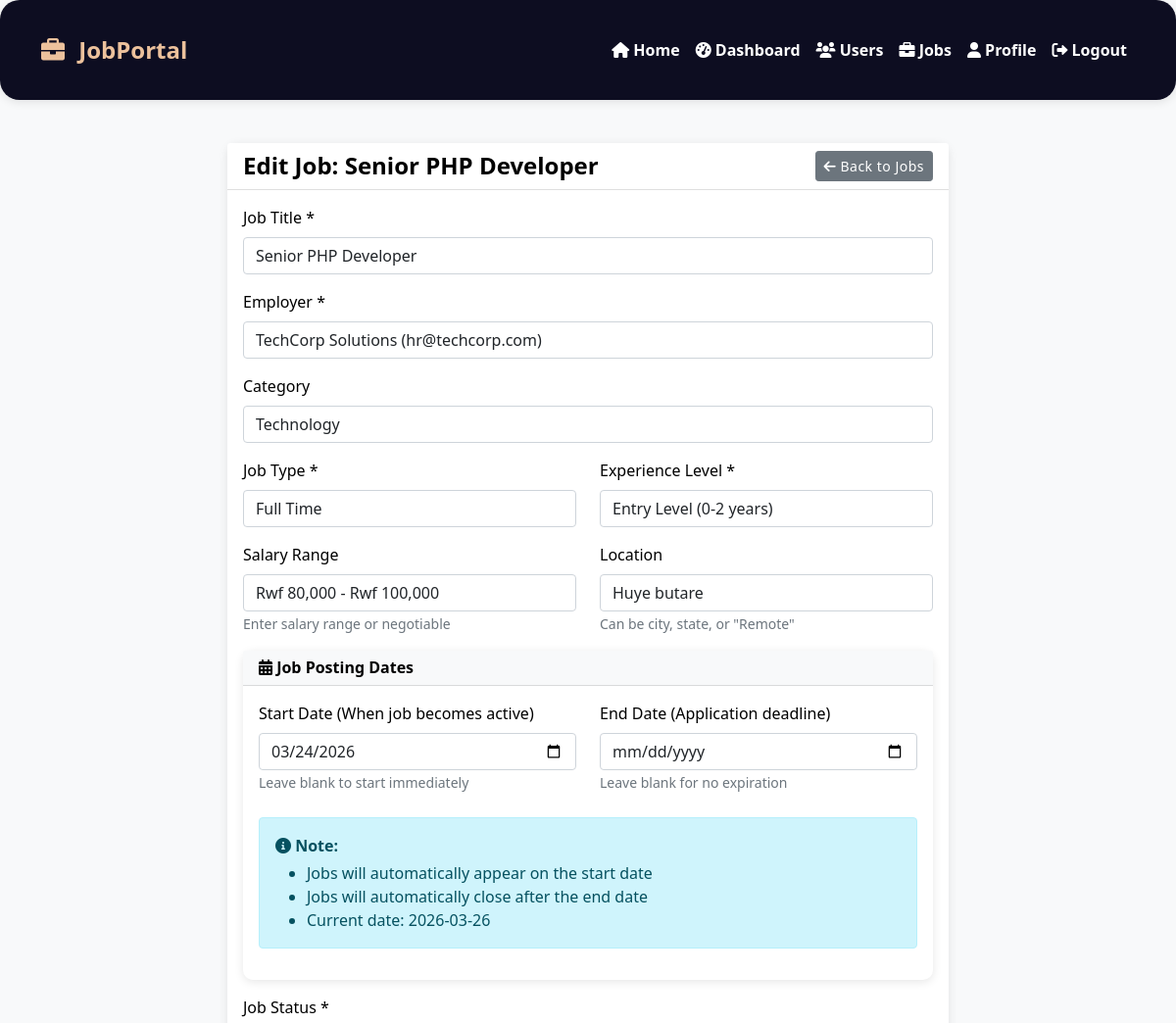
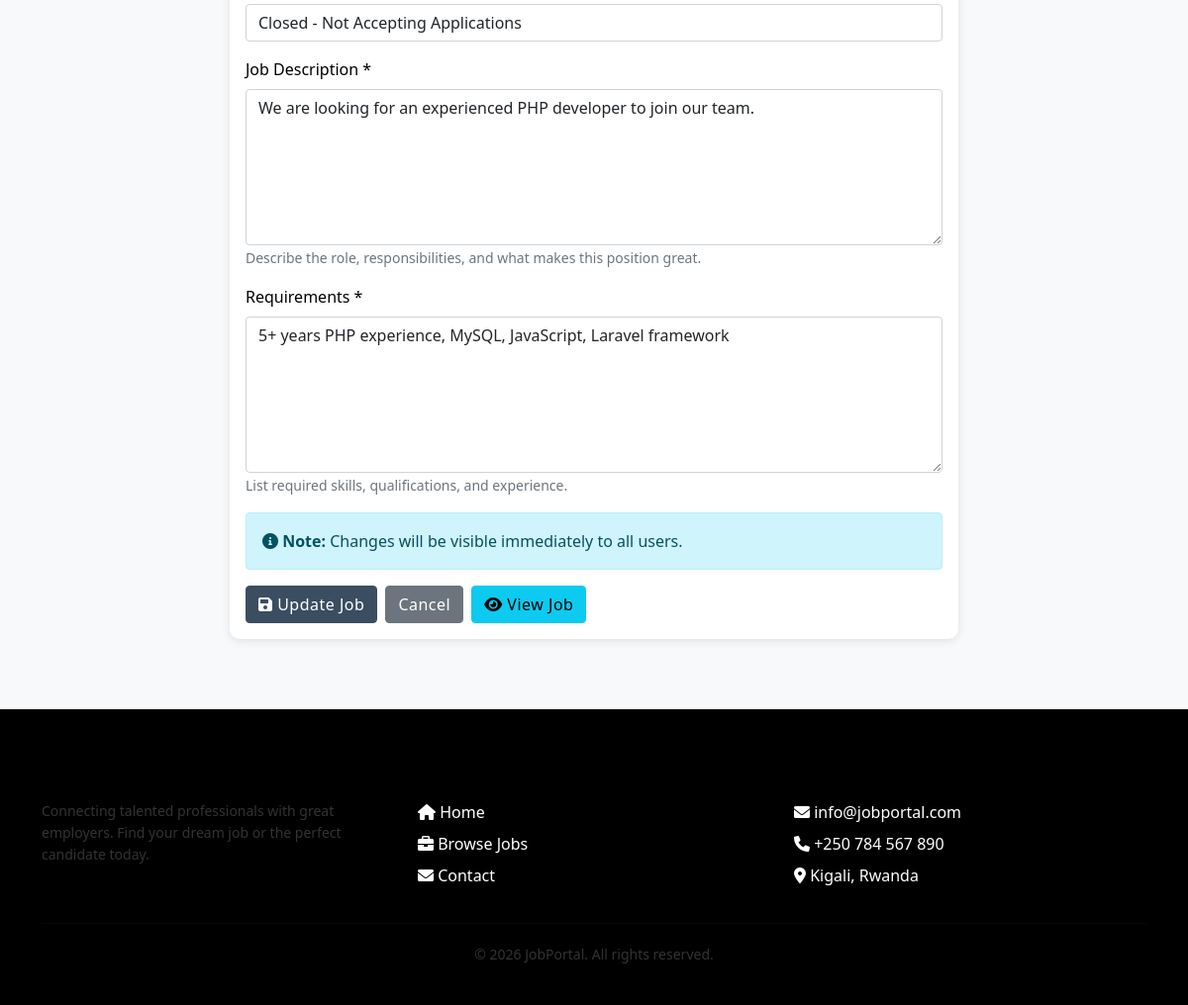
Screenshot of /admin/edit_job.php?id=1 (signed in) with the database file from the repository (2 pictures, top to bottom).
### tables this page shows
CREATE TABLE `jobs` (
  `id` int(11) NOT NULL AUTO_INCREMENT,
  `employer_id` int(11) NOT NULL,
  `category_id` int(11) DEFAULT NULL,
  `title` varchar(100) NOT NULL,
  `description` text NOT NULL,
  `requirements` text NOT NULL,
  `salary` varchar(50) DEFAULT NULL,
  `location` varchar(100) DEFAULT NULL,
  `job_type` enum('full-time','part-time','contract','internship') DEFAULT 'full-time',
  `experience_level` enum('entry','mid','senior','lead') DEFAULT 'entry',
  `status` enum('open','closed','pending') DEFAULT 'pending',
  `start_date` date DEFAULT NULL,
  `end_date` date DEFAULT NULL,
  `created_at` timestamp NOT NULL DEFAULT current_timestamp(),
  `updated_at` timestamp NOT NULL DEFAULT current_timestamp() ON UPDATE current_timestamp(),
  PRIMARY KEY (`id`),
  KEY `employer_id` (`employer_id`),
  KEY `category_id` (`category_id`)
);

CREATE TABLE `users` (
  `id` int(11) NOT NULL AUTO_INCREMENT,
  `username` varchar(50) NOT NULL,
  `email` varchar(100) NOT NULL,
  `password` varchar(255) NOT NULL,
  `full_name` varchar(100) NOT NULL,
  `role` enum('admin','employer','applicant') DEFAULT 'applicant',
  `status` enum('active','inactive') DEFAULT 'active',
  `profile_image` varchar(255) DEFAULT NULL,
  `phone` varchar(20) DEFAULT NULL,
  `address` text DEFAULT NULL,
  `created_at` timestamp NOT NULL DEFAULT current_timestamp(),
  `updated_at` timestamp NOT NULL DEFAULT current_timestamp() ON UPDATE current_timestamp(),
  PRIMARY KEY (`id`),
  UNIQUE KEY `username` (`username`),
  UNIQUE KEY `email` (`email`)
);

CREATE TABLE `categories` (
  `id` int(11) NOT NULL AUTO_INCREMENT,
  `name` varchar(50) NOT NULL,
  `description` text DEFAULT NULL,
  `status` enum('active','inactive') DEFAULT 'active',
  `created_at` timestamp NOT NULL DEFAULT current_timestamp(),
  PRIMARY KEY (`id`),
  UNIQUE KEY `name` (`name`)
);

### admin/edit_job.php (the view, shortened to what this page needs)
<?php
require_once '../includes/header.php';
$job_id = isset($_GET['id']) ? intval($_GET['id']) : 0;
$database = new Database();
$db = $database->getConnection();
$query = "SELECT j.*, u.full_name as employer_name, u.email as employer_email
          FROM jobs j
          JOIN users u ON j.employer_id = u.id
          WHERE j.id = :id";
$stmt = $db->prepare($query);
$stmt->bindParam(':id', $job_id, PDO::PARAM_INT);
$stmt->execute();
$job = $stmt->fetch(PDO::FETCH_ASSOC);
$query = "SELECT * FROM categories ORDER BY name";
$stmt_cat = $db->prepare($query);
$stmt_cat->execute();
$categories = $stmt_cat->fetchAll(PDO::FETCH_ASSOC);
$query = "SELECT id, full_name, email FROM users WHERE role = 'employer' ORDER BY full_name";
$stmt_emp = $db->prepare($query);
$stmt_emp->execute();
$employers = $stmt_emp->fetchAll(PDO::FETCH_ASSOC);
?>
<div class="container mt-4">
    <div class="row">
        <div class="col-md-8 mx-auto">
            <div class="card">
                <div class="card-header bg-white">
                    <div class="d-flex justify-content-between align-items-center">
                        <h4 class="mb-0">Edit Job: <?php echo htmlspecialchars($job['title']); ?></h4>
                        <a href="manage_jobs.php" class="btn btn-secondary btn-sm">
                            <i class="fas fa-arrow-left"></i> Back to Jobs
                        </a>
                    </div>
                </div>
                <div class="card-body">
                    <form method="POST" action="">
                        <div class="mb-3">
                            <label for="title" class="form-label">Job Title *</label>
                            <input type="text" class="form-control" id="title" name="title"
                                value="<?php echo htmlspecialchars($job['title']); ?>" required>
                        </div>
                        <div class="mb-3">
                            <label for="employer_id" class="form-label">Employer *</label>
                            <select class="form-control" id="employer_id" name="employer_id" required>
                                <?php foreach ($employers as $employer): ?>
                                    <option value="<?php echo $employer['id']; ?>"
                                        <?php echo $job['employer_id'] == $employer['id'] ? 'selected' : ''; ?>>
                                        <?php echo htmlspecialchars($employer['full_name']); ?> (<?php echo $employer['email']; ?>)
                                    </option>
                                <?php endforeach; ?>
                            </select>
                        </div>
                        <div class="mb-3">
                            <label for="category_id" class="form-label">Category</label>
                            <select class="form-control" id="category_id" name="category_id">
                                <?php foreach ($categories as $category): ?>
                                    <option value="<?php echo $category['id']; ?>"
                                        <?php echo $job['category_id'] == $category['id'] ? 'selected' : ''; ?>>
                                        <?php echo htmlspecialchars($category['name']); ?>
                                    </option>
                                <?php endforeach; ?>
                            </select>
                        </div>
                        <div class="row">
                            <div class="col-md-6 mb-3">
                                <label for="job_type" class="form-label">Job Type *</label>
                                <select class="form-control" id="job_type" name="job_type" required>
                                    <option value="full-time" <?php echo $job['job_type'] == 'full-time' ? 'selected' : ''; ?>>Full Time</option>
                                </select>
                            </div>
                            <div class="col-md-6 mb-3">
                                <label for="experience_level" class="form-label">Experience Level *</label>
                                <select class="form-control" id="experience_level" name="experience_level" required>
                                    <option value="entry" <?php echo $job['experience_level'] == 'entry' ? 'selected' : ''; ?>>Entry Level (0-2 years)</option>
                                </select>
                            </div>
                        </div>
                        <div class="row">
                            <div class="col-md-6 mb-3">
                                <label for="salary" class="form-label">Salary Range</label>
                                <input type="text" class="form-control" id="salary" name="salary"
                                    value="<?php echo htmlspecialchars($job['salary']); ?>"
                                    placeholder="e.g., Rwf 50,000 - Rwf 70,000">
                                <small class="text-muted">Enter salary range or negotiable</small>
                            </div>
                            <div class="col-md-6 mb-3">
                                <label for="location" class="form-label">Location</label>
                                <input type="text" class="form-control" id="location" name="location"
                                    value="<?php echo htmlspecialchars($job['location']); ?>"
                                    placeholder="e.g., New York, NY or Remote">
                                <small class="text-muted">Can be city, state, or "Remote"</small>
                            </div>
                        </div>
                        <div class="card mb-3">
                            <div class="card-header bg-light">
                                <h6 class="mb-0"><i class="fas fa-calendar-alt"></i> Job Posting Dates</h6>
                            </div>
                            <div class="card-body">
                                <div class="row">
                                    <div class="col-md-6 mb-3">
                                        <label for="start_date" class="form-label">Start Date (When job becomes active)</label>
                                        <input type="date" class="form-control" id="start_date" name="start_date"
                                            value="<?php echo isset($job['start_date']) && $job['start_date'] ? $job['start_date'] : ''; ?>"
                                            min="<?php echo date('Y-m-d'); ?>">
                                        <small class="text-muted">Leave blank to start immediately</small>
                                    </div>
                                    <div class="col-md-6 mb-3">
                                        <label for="end_date" class="form-label">End Date (Application deadline)</label>
                                        <input type="date" class="form-control" id="end_date" name="end_date"
                                            value="<?php echo isset($job['end_date']) && $job['end_date'] ? $job['end_date'] : ''; ?>"
                                            min="<?php echo date('Y-m-d'); ?>">
                                        <small class="text-muted">Leave blank for no expiration</small>
                                    </div>
                                </div>
                                <div class="alert alert-info mt-2">
                                    <i class="fas fa-info-circle"></i>
                                    <strong>Note:</strong>
                                    <ul class="mb-0 mt-1">
                                        <li>Jobs will automatically appear on the start date</li>
                                        <li>Jobs will automatically close after the end date</li>
                                        <li>Current date: <?php echo date('Y-m-d'); ?></li>
                                    </ul>
                                </div>
                            </div>
                        </div>
                        <div class="mb-3">
                            <label for="status" class="form-label">Job Status *</label>
                            <select class="form-control" id="status" name="status" required>
                                <option value="closed" <?php echo isset($job['status']) && $job['status'] == 'closed' ? 'selected' : ''; ?>>
                                    Closed - Not Accepting Applications
                                </option>
                            </select>
                        </div>
                        <div class="mb-3">
                            <label for="description" class="form-label">Job Description *</label>
                            <textarea class="form-control" id="description" name="description" rows="6" required><?php
                                                                                                                    echo htmlspecialchars($job['description']);
                                                                                                                    ?></textarea>
                            <small class="text-muted">Describe the role, responsibilities, and what makes this position great.</small>
                        </div>
                        <div class="mb-3">
                            <label for="requirements" class="form-label">Requirements *</label>
                            <textarea class="form-control" id="requirements" name="requirements" rows="6" required><?php
                                                                                                                    echo htmlspecialchars($job['requirements']);
                                                                                                                    ?></textarea>
                            <small class="text-muted">List required skills, qualifications, and experience.</small>
                        </div>
                        <div class="alert alert-info">
                            <i class="fas fa-info-circle"></i>
                            <strong>Note:</strong> Changes will be visible immediately to all users.
                        </div>
                        <div class="d-flex gap-2">
                            <button type="submit" class="btn btn-primary">
                                <i class="fas fa-save"></i> Update Job
                            </button>
                            <a href="manage_jobs.php" class="btn btn-secondary">
                                Cancel
                            </a>
                            <a href="view_job.php?id=<?php echo $job_id; ?>" class="btn btn-info">
                                <i class="fas fa-eye"></i> View Job
                            </a>
                        </div>
                    </form>
                </div>
            </div>
        </div>
    </div>
</div>
<?php
require_once '../includes/footer.php';
?>

### includes/header.php (style rules this page uses)
:root { --primary: #ecc19c; --secondary: #3b4d61; --accent: #000000; --font-main: 'Segoe UI', Tahoma, Geneva, Verdana, sans-serif; --font-heading: 'Segoe UI', Tahoma, Geneva, Verdana, sans-serif; --text-color: #333333; --text-light: #666666; --text-dark: #000000; }
* { margin: 0; padding: 0; box-sizing: border-box; }
html, body { height: 100%; margin: 0; padding: 0; }
body { background-color: #f8f9fa; font-family: var(--font-main); color: var(--text-color); min-height: 100vh; display: flex; flex-direction: column; }
h1, h2, h3, h4, h5, h6 { font-family: var(--font-heading); color: var(--text-dark); font-weight: 600; }
a { color: var(--secondary); text-decoration: none; transition: color 0.3s ease; }
.form-label { font-weight: 500; color: var(--text-dark); }
.btn { font-weight: 500; letter-spacing: 0.5px; }
.btn-primary { background-color: var(--secondary); border-color: var(--secondary); }
.card { border: none; border-radius: 10px; box-shadow: 0 2px 10px rgba(0, 0, 0, 0.1); transition: transform 0.3s ease; margin-bottom: 20px; }
.container { padding-top: 20px; padding-bottom: 20px; }

### rows the page displays
jobs: title "Senior PHP Developer", employer_id "TechCorp Solutions (hr@techcorp.com)", category_id "Technology", job_type "Full Time", experience_level "Entry Level (0-2 years)", salary "Rwf 80,000 - Rwf 100,000", location "Huye butare", start_date "03/24/2026", status "Closed - Not Accepting Applications", description "We are looking for an experienced PHP developer to join our team.", requirements "5+ years PHP experience, MySQL, JavaScript, Laravel framework"

### other values shown
SITE_NAME "JobPortal"
SITE_NAME "jobportal"
